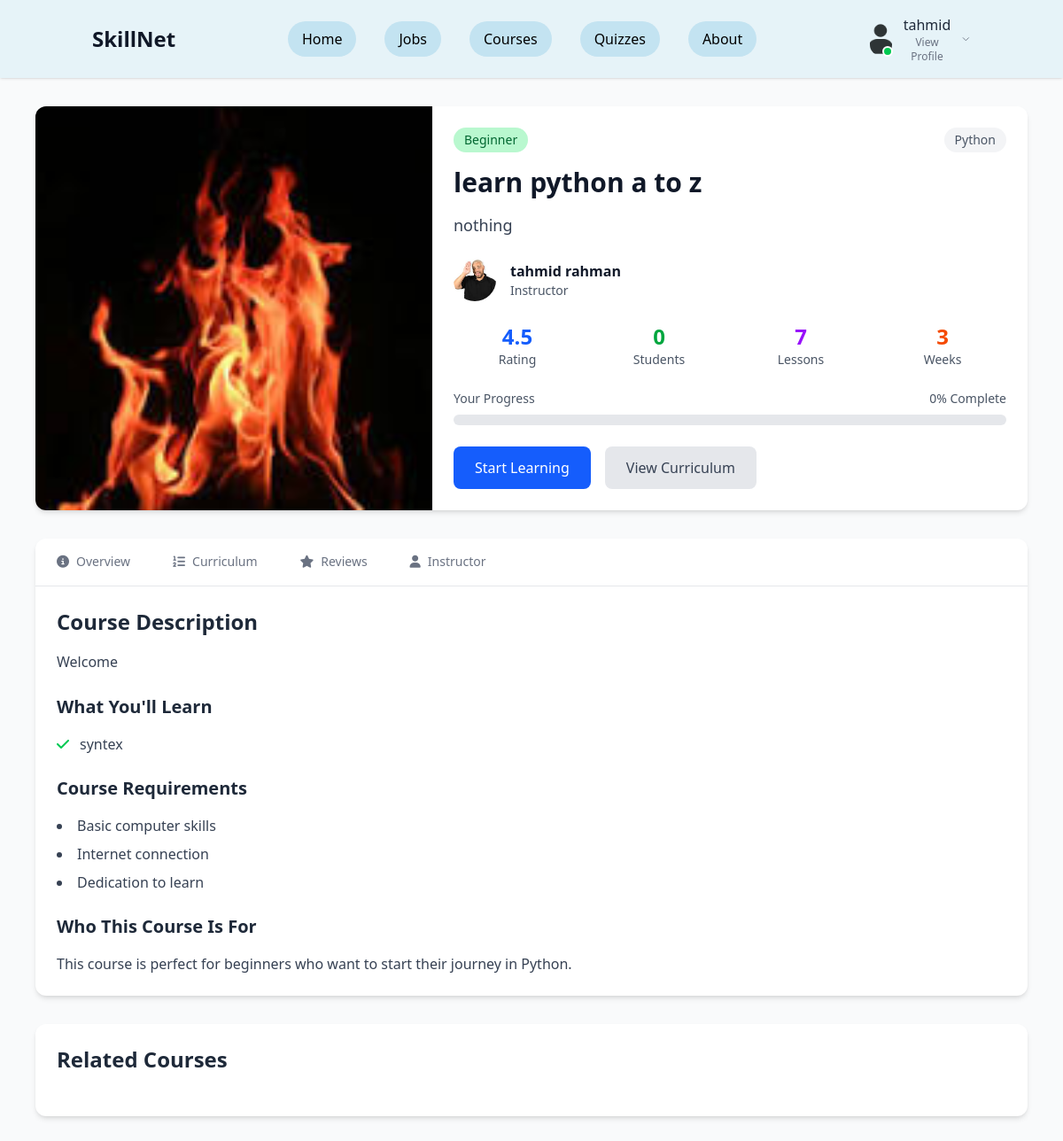
/courses/1/ (signed in), run on the app's committed database.
### app/models.py (models this page shows, shortened)
class Course(models.Model):
    DIFFICULTY_LEVELS = [
        ('beginner', 'Beginner'),
        ('intermediate', 'Intermediate'),
        ('advanced', 'Advanced'),
    ]
    title = models.CharField(max_length=200)
    category = models.ForeignKey(CourseCategory, on_delete=models.CASCADE)
    instructor = models.CharField(max_length=100)
    instructor_photo = models.ImageField(upload_to='instructors/', blank=True, null=True)
    thumbnail = models.ImageField(upload_to='course_thumbnails/', blank=True, null=True)
    description = models.TextField()
    short_description = models.CharField(max_length=300)
    difficulty = models.CharField(max_length=20, choices=DIFFICULTY_LEVELS)
    price = models.DecimalField(max_digits=10, decimal_places=2)
    duration_weeks = models.IntegerField()
    lessons_count = models.IntegerField()
    skills_covered = models.CharField(max_length=500)
    rating = models.DecimalField(max_digits=3, decimal_places=1, default=4.5)
    rating_count = models.IntegerField(default=0)
    students_count = models.IntegerField(default=0)
    created_date = models.DateTimeField(auto_now_add=True)
    is_active = models.BooleanField(default=True)
    def get_skills_list(self):
        return [skill.strip() for skill in self.skills_covered.split(',')]
    def get_difficulty_badge_class(self):
        if self.difficulty == 'beginner':
            return 'bg-green-200 text-green-800'
        elif self.difficulty == 'intermediate':
            return 'bg-blue-600 text-white'
        else:
            return 'bg-purple-200 text-purple-800'

class CourseCategory(models.Model):
    name = models.CharField(max_length=100)
    description = models.TextField(blank=True)

### app/views.py (the view, shortened to what this page needs)
# urls.py: path('courses/<int:course_id>/', views.course_detail, name='course_detail'),
@login_required
def course_detail(request, course_id):
    course = get_object_or_404(Course, id=course_id, is_active=True)
    enrollment = Enrollment.objects.filter(user=request.user, course=course).first()
    lessons = course.lessons.all()
    lessons_with_completion = []
    context = {
        'course': course,
        'enrollment': enrollment,
        'lessons_with_completion': lessons_with_completion,
        'progress_percentage': enrollment.get_progress_percentage() if enrollment else 0,
    }
    return render(request, 'courses/course_detail.html', context)

### app/models.py (called while the page is built)
    def get_progress_percentage(self):
        try:
            completed_lessons = LessonCompletion.objects.filter(
                enrollment=self,
                completed=True
            ).count()
            total_lessons = self.course.lessons.count()
            if total_lessons == 0:
                return 0
            return int((completed_lessons / total_lessons) * 100)
        except:
            return 0

    def get_completed_lessons_count(self):
        try:
            return LessonCompletion.objects.filter(enrollment=self, completed=True).count()
        except:
            return 0

### static/templates/courses/course_detail.html (shortened to what this page needs)
{% extends 'base.html' %}
{% load static %}
{% block content %}
<div class="min-h-screen bg-gray-50 py-8">
    <div class="container mx-auto px-4 max-w-6xl">
        <div class="bg-white rounded-xl shadow-md overflow-hidden mb-8">
            <div class="md:flex">
                <div class="md:w-2/5">
                    <img src="{% if course.thumbnail %}{{ course.thumbnail.url }}{% else %}https://via.placeholder.com/600x400?text={{ course.title|slice:':10' }}{% endif %}"
                         alt="{{ course.title }}"
                         class="w-full h-64 md:h-full object-cover" />
                </div>
                <div class="md:w-3/5 p-6">
                    <div class="flex items-center justify-between mb-4">
                        <span class="px-3 py-1 text-sm {{ course.get_difficulty_badge_class }} rounded-full font-medium">
                            {{ course.get_difficulty_display }}
                        </span>
                        <span class="text-sm text-gray-600 bg-gray-100 px-3 py-1 rounded-full">
                            {{ course.category.name }}
                        </span>
                    </div>
                    <h1 class="text-3xl font-bold text-gray-900 mb-4">{{ course.title }}</h1>
                    <p class="text-gray-700 text-lg mb-6">{{ course.short_description }}</p>
                    <div class="flex items-center mb-6">
                        <img src="{% if course.instructor_photo %}{{ course.instructor_photo.url }}{% else %}https://via.placeholder.com/50x50?text={{ course.instructor|slice:':2' }}{% endif %}"
                             alt="{{ course.instructor }}"
                             class="w-12 h-12 rounded-full mr-4 object-cover" />
                        <div>
                            <p class="font-semibold text-gray-900">{{ course.instructor }}</p>
                            <p class="text-sm text-gray-600">Instructor</p>
                        </div>
                    </div>
                    <div class="grid grid-cols-2 md:grid-cols-4 gap-4 mb-6">
                        <div class="text-center">
                            <div class="text-2xl font-bold text-blue-600">{{ course.rating }}</div>
                            <div class="text-sm text-gray-600">Rating</div>
                        </div>
                        <div class="text-center">
                            <div class="text-2xl font-bold text-green-600">{{ course.students_count }}</div>
                            <div class="text-sm text-gray-600">Students</div>
                        </div>
                        <div class="text-center">
                            <div class="text-2xl font-bold text-purple-600">{{ course.lessons_count }}</div>
                            <div class="text-sm text-gray-600">Lessons</div>
                        </div>
                        <div class="text-center">
                            <div class="text-2xl font-bold text-orange-600">{{ course.duration_weeks }}</div>
                            <div class="text-sm text-gray-600">Weeks</div>
                        </div>
                    </div>
                    {% if enrollment %}
                    <div class="mb-6">
                        <div class="flex justify-between text-sm text-gray-600 mb-2">
                            <span>Your Progress</span>
                            <span>{{ progress_percentage }}% Complete</span>
                        </div>
                        <div class="w-full bg-gray-200 rounded-full h-3">
                        </div>
                    </div>
                    {% endif %}
                    <div class="flex flex-col sm:flex-row gap-4">
                        {% if enrollment %}
                            {% if progress_percentage == 100 %}
                                <button class="px-6 py-3 bg-green-600 text-white rounded-lg hover:bg-green-700 transition font-medium">
                                    🎉 Course Completed!
                                </button>
                                <a href="{% url 'app:course_list' %}?tab=my_courses"
                                   class="px-6 py-3 bg-blue-600 text-white rounded-lg hover:bg-blue-700 transition font-medium text-center">
                                    Back to My Courses
                                </a>
                            {% else %}
                                <a href="{% url 'app:continue_learning' course.id %}"
                                   class="px-6 py-3 bg-blue-600 text-white rounded-lg hover:bg-blue-700 transition font-medium text-center">
                                    {% if progress_percentage > 0 %}
                                        Continue Learning
                                    {% else %}
                                        Start Learning
                                    {% endif %}
                                </a>
                                <a href="#curriculum"
                                   class="px-6 py-3 bg-gray-200 text-gray-700 rounded-lg hover:bg-gray-300 transition font-medium text-center">
                                    View Curriculum
                                </a>
                            {% endif %}
                        {% endif %}
                    </div>
                </div>
            </div>
        </div>
        <div class="bg-white rounded-xl shadow-md mb-8">
            <div class="border-b border-gray-200">
                <nav class="flex flex-wrap -mb-px">
                    <button onclick="showTab('overview')"
                            class="tab-button py-4 px-6 text-center border-b-2 font-medium text-sm border-blue-500 text-blue-600">
                        <i class="fas fa-info-circle mr-2"></i>Overview
                    </button>
                    <button onclick="showTab('curriculum')"
                            class="tab-button py-4 px-6 text-center border-b-2 font-medium text-sm border-transparent text-gray-500 hover:text-gray-700 hover:border-gray-300">
                        <i class="fas fa-list-ol mr-2"></i>Curriculum
                    </button>
                    <button onclick="showTab('reviews')"
                            class="tab-button py-4 px-6 text-center border-b-2 font-medium text-sm border-transparent text-gray-500 hover:text-gray-700 hover:border-gray-300">
                        <i class="fas fa-star mr-2"></i>Reviews
                    </button>
                    <button onclick="showTab('instructor')"
                            class="tab-button py-4 px-6 text-center border-b-2 font-medium text-sm border-transparent text-gray-500 hover:text-gray-700 hover:border-gray-300">
                        <i class="fas fa-user mr-2"></i>Instructor
                    </button>
                </nav>
            </div>
            <div class="p-6">
                <div id="overview" class="tab-content">
                    <h3 class="text-2xl font-bold mb-4">Course Description</h3>
                    <p class="text-gray-700 mb-6 leading-relaxed">{{ course.description }}</p>
                    <h4 class="text-xl font-bold mb-4">What You'll Learn</h4>
                    <div class="grid md:grid-cols-2 gap-4 mb-6">
                        {% for skill in course.get_skills_list %}
                        <div class="flex items-center">
                            <i class="fas fa-check text-green-500 mr-3"></i>
                            <span class="text-gray-700">{{ skill }}</span>
                        </div>
                        {% endfor %}
                    </div>
                    <h4 class="text-xl font-bold mb-4">Course Requirements</h4>
                    <ul class="list-disc list-inside text-gray-700 mb-6 space-y-2">
                        <li>Basic computer skills</li>
                        <li>Internet connection</li>
                        <li>Dedication to learn</li>
                    </ul>
                    <h4 class="text-xl font-bold mb-4">Who This Course Is For</h4>
                    <p class="text-gray-700">This course is perfect for beginners who want to start their journey in {{ course.category.name }}.</p>
                </div>
            </div>
        </div>
        <div class="bg-white rounded-xl shadow-md p-6">
            <h3 class="text-2xl font-bold mb-6">Related Courses</h3>
        </div>
    </div>
</div>
{% endblock %}

### static/templates/nav/nav.html (shortened to what this page needs)
<header class="bg-[#E6F3F8] shadow-sm sticky top-0 z-50">
  <div class="container mx-auto px-4 py-4 flex items-center justify-between">
    <a href="/" class="text-2xl font-bold text-gray-900">SkillNet</a>
<div class="w-full flex justify-center">
  <nav class="hidden md:flex space-x-8">
    <a href="/" class="px-4 py-2 rounded-full bg-[#C3E3F1] text-black hover:bg-blue-100 transition">Home</a>
    <a href="/jobs" class="px-4 py-2 rounded-full bg-[#C3E3F1] text-black hover:bg-blue-100 transition">Jobs</a>
    <a href="/courses" class="px-4 py-2 rounded-full bg-[#C3E3F1] text-black hover:bg-blue-100 transition">Courses</a>
    <a href="/quizzes" class="px-4 py-2 rounded-full bg-[#C3E3F1] text-black hover:bg-blue-100 transition">Quizzes</a>
    <a href="/about" class="px-4 py-2 rounded-full bg-[#C3E3F1] text-black hover:bg-blue-100 transition">About</a>
  </nav>
</div>
    <div class="flex items-center space-x-4">
      {% if user.is_authenticated %}
        <div x-data="{ open: false }" class="relative">
          <button @click="open = !open" class="flex items-center space-x-3 focus:outline-none group">
            <div class="relative">
              <img src="{{ user.profile.image.url|default:'/static/images/default-avatar.png' }}"
                   alt="Profile"
                   class="w-10 h-10 rounded-full object-cover border-1 border-transparent group-hover:border-black transition-colors">
              <div class="absolute bottom-0 right-0 w-3 h-3 bg-green-500 rounded-full border-2 border-white"></div>
            </div>
            <div class="hidden md:flex flex-col items-start">
              <span class="font-medium text-gray-800">{{ user.username }}</span>
              <span class="text-xs text-gray-500">View Profile</span>
            </div>
            <svg xmlns="http://www.w3.org/2000/svg"
                 class="h-4 w-4 text-gray-500 transition-transform duration-200"
                 :class="{'rotate-180': open}"
                 fill="none"
                 viewBox="0 0 24 24"
                 stroke="currentColor">
              <path stroke-linecap="round" stroke-linejoin="round" stroke-width="2" d="M19 9l-7 7-7-7" />
            </svg>
          </button>
        </div>
      {% endif %}
    </div>
  </div>
</header>

### static/templates/courses/course_detail.html (style rules this page uses)
.tab-button { transition: all 0.3s ease; }
.tab-content { animation: fadeIn 0.5s ease-in; }

### data on the page
Course: thumbnail (picture), difficulty "Beginner", category.name "Python", title "learn python a to z", short_description "nothing", instructor_photo (picture), instructor "tahmid rahman", rating "4.5", students_count "0", lessons_count "7", duration_weeks "3", description "Welcome", get_skills_list "syntex"

### other printed values
{{ user.username }} "tahmid"
{{ progress_percentage }} "0"
